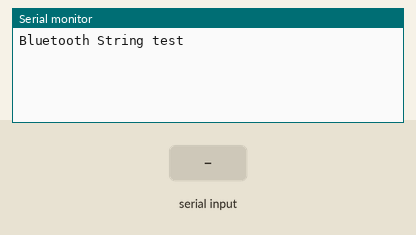
Recording of a sketch running on a simulated Arduino Mega 2560, built with avr-gcc and run on an emulated ATmega2560. On the bench: the last lines printed to the serial monitor. The test bench sets the inputs (shaded band).

Above: at 1.2 s.
1.3 s: "s1120\n" received over the second serial link
At 2.5 s:
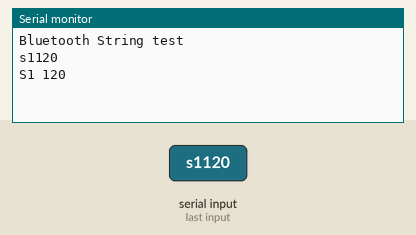
2.8 s: "SAVE" received over the second serial link
At 3.6 s:
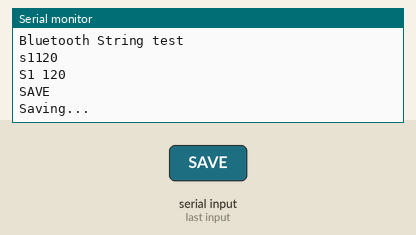
4.3 s: "RUN" received over the second serial link
At 4.7 s:
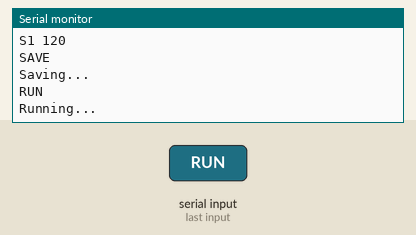

Measured:
- after the input at 1.3 s, the serial monitor: prints a new line at once (image 1)
- after the input at 2.8 s, the serial monitor: prints a new line at once (image 2)
- after the input at 4.3 s, the serial monitor: prints a new line at once (image 3)

The sketch:

Bluetooth_Strings_Read_working.ino
```cpp
/*
       Working communication over Bluetooth
       by Jakub Mukařovský
*/
#include <SoftwareSerial.h>

SoftwareSerial Bluetooth(10, 11); // Arduino(RX, TX) - HC-05 also HC-06 Bluetooth (TX, RX)
// Software serial doesnt work with HW RX,TX of Mega (14,15,16,17,18,19,20,21) use normal digital pins instead
String dataIn = "";

void setup() {
  Serial.begin(9600);
  Serial.println("Bluetooth String test");

   delay(10);

  Bluetooth.begin(9600); // Default baud rate of the Bluetooth module HC-06
  Bluetooth.setTimeout(10); //if too low (like 1ms), the arduino only reads like only first 3 chars of string, then other 3, and other...
  delay(20);
}

void loop() {
  // Check for incoming data
  if (Bluetooth.available() > 0) {
    dataIn = Bluetooth.readString();  // Read the data as string
    Serial.println(dataIn);
    Bluetooth.println(dataIn);


    // If "Waist" slider has changed value - Move Servo 1 to position
    if (dataIn.startsWith("s1")) {
      String dataInS = dataIn.substring(2, dataIn.length()); // Extract only the number. E.g. from "s1120" to "120"
      Serial.println("S1 " + dataInS);
      Bluetooth.println("S1 " + dataInS);
    }

    // Move Servo 2
    if (dataIn.startsWith("s2")) {
      String dataInS = dataIn.substring(2, dataIn.length());

      Serial.println("S2 " + dataInS);
      Bluetooth.println("S2 " + dataInS);
    }
    // Move Servo 3
    if (dataIn.startsWith("s3")) {
      String dataInS = dataIn.substring(2, dataIn.length());
      Serial.println("S3 " + dataInS);
      Bluetooth.println("S3 " + dataInS);
    }
    // Move Servo 4
    if (dataIn.startsWith("s4")) {
      String dataInS = dataIn.substring(2, dataIn.length());
      Serial.println("S4 " + dataInS);
      Bluetooth.println("S4 " + dataInS);
    }
    // Move Servo 5
    if (dataIn.startsWith("s5")) {
      String dataInS = dataIn.substring(2, dataIn.length());
      Serial.println("S5 " + dataInS);
      Bluetooth.println("S5 " + dataInS);
    }
    // Move Servo 6
    if (dataIn.startsWith("s6")) {
      String dataInS = dataIn.substring(2, dataIn.length());
      Serial.println("S6 " + dataInS);
      Bluetooth.println("S6 " + dataInS);
    }
    // If button "SAVE" is pressed
    if (dataIn.startsWith("SAVE")) {
      Serial.println("Saving... ");
      Bluetooth.println("Saving...");
    }
    // If button "RUN" is pressed
    if (dataIn.startsWith("RUN")) {
      Serial.println("Running...");
      Bluetooth.println("Running..." );
    }
    // If button "RESET" is pressed
    if ( dataIn == "RESET") {
      Serial.println("Reseting... ");
      Bluetooth.println("Reseting...");
    }
  }
}
```
